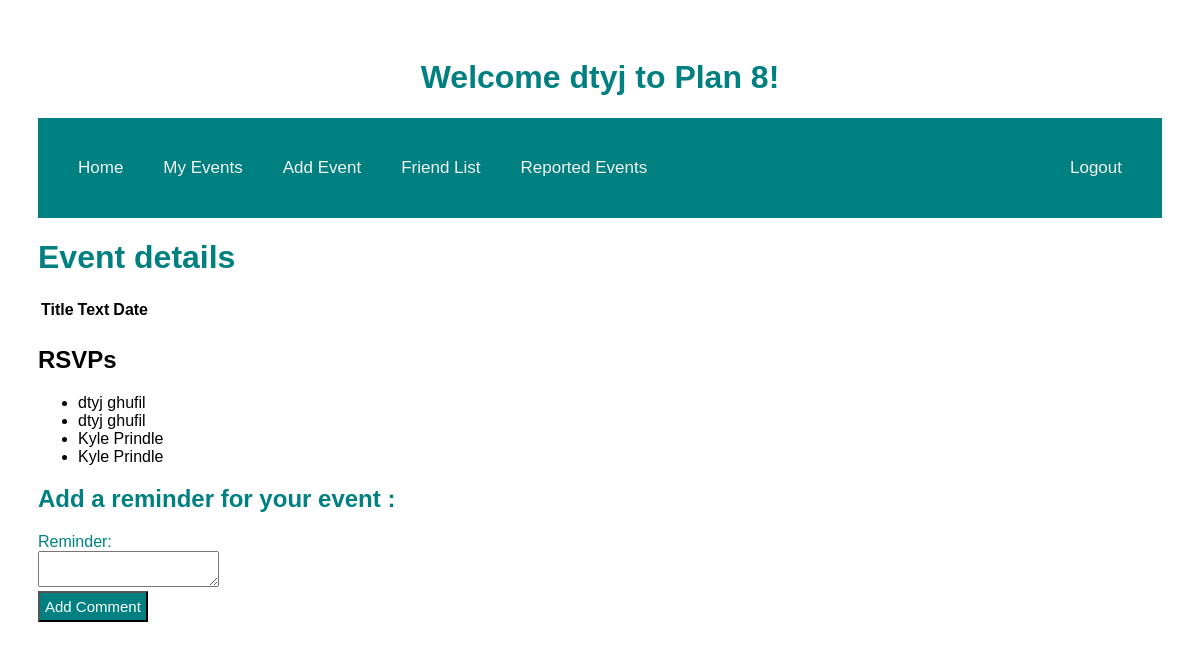
/events/1 (signed in), run on the app's committed database.
### models.py (models this page shows, shortened)
class User(db.Model):
    id = db.Column("id", db.Integer, primary_key=True)
    first_name = db.Column("first_name", db.String(100))
    last_name = db.Column("last_name", db.String(100))
    email = db.Column("email", db.String(100))
    password = db.Column(db.String(255), nullable=False)
    registered_on = db.Column(db.DateTime, nullable=False)
    events = db.relationship("Event", backref="user", lazy=True)
    comments = db.relationship("Comment", backref="user", lazy=True)

class RSVP(db.Model):
    id = db.Column(db.Integer, primary_key=True)
    event_id = db.Column(db.Integer, db.ForeignKey("event.id"), nullable=False)
    user_id = db.Column(db.Integer, db.ForeignKey("user.id"), nullable=False)
    user= db.relationship("User", lazy=True)
    event= db.relationship("Event", lazy=True)

### main.py (the view)
@app.route('/events/<int:event_id>')
def get_event(event_id):
    if session.get('user'):
        my_event = db.session.query(Event).filter_by(id=event_id, user_id=session['user_id']).all()
        form_comment = CommentForm()
        event_rsvps = db.session.query(RSVP).filter_by(event_id=event_id).all()
        form_rsvp = RSVPForm()
        print(event_rsvps)
        return render_template('event.html', event=my_event, user=session['user'], form_comment=form_comment, form_rsvp=form_rsvp, rsvps=event_rsvps )
    else:
        return redirect(url_for('login'))

### forms.py
class CommentForm(FlaskForm):
    class Meta:
        csrf = False
    comment = TextAreaField('Reminder:',validators=[Length(min=1)])
    submit = SubmitField('Add Comment')

class RSVPForm(FlaskForm):
    class Meta:
        csrf = False
    submit = SubmitField('Yes RSVP')

### templates/event.html (shortened to what this page needs)
<!DOCTYPE html>
<html lang="en">
   <head>
       <link rel="stylesheet" href="{{ url_for('static', filename='main.css') }}">
   </head>
   <body>
   <h1 class="middle">Welcome {{user}} to Plan 8!</h1>
   <div class = "topnav">
   <nav>
           <a href="{{ url_for('home')}}" class="left"> Home </a>
           <a href="/events" class="left"> My Events </a>
           <a href="{{url_for('new_event')}}" class="left"> Add Event</a>
           <a href="{{url_for('new_event')}}" class="left"> Friend List</a>
           <a href="{{url_for('get_reports')}}" class="left"> Reported Events </a>
           <a href="{{ url_for('logout')}}" class="right">Logout</a>
       </nav>
       </div>
       <h1>Event details</h1>
       <table>
           <tr>
               <th>Title</th>
               <th>Text</th>
               <th>Date</th>
           </tr>
           <tr>
               <td>{{ event.title }}</td>
               <td>{{ event.text }}</td>
               <td>{{ event.date }}</td>
           </tr>
       </table>
       {% if rsvps %}
 {% if rsvps|length > 0 %}
   <h2>RSVPs</h2>
   <ul>
   {% for rsvp in rsvps %}
     <li>{{ rsvp.user.first_name + " "}}{{rsvp.user.last_name}}</li>
   {% endfor %}
   </ul>
 {% endif %}
{% endif %}
<form action="{{ url_for('new_comment', event_id=event.id) }}" method="post">
 <div class="formwrapper">
   <h2 class="title">Add a reminder for your event :</h2>
   <div class="form-field">
     {{ form_comment.comment.label }} <br/> {{ form_comment.comment }}
   </div>
   {{ form_comment.submit }}
 </div>
</form>
   </body>
</html>

### static/main.css (style rules this page uses)
body { padding: 30px 30px; font-family: Arial, Helvetica, sans-serif; }
h1 { color: teal; }
.right { float: right; }
.left { float: left; }
.topnav { overflow: hidden; background-color: teal; padding: 20px; }
.topnav a { color: #f2f2f2; padding: 20px 20px; text-decoration: none; font-size: 17px; }
.middle { text-align: center; }
.formwrapper { color: teal; }
input[type='submit'] { background-color: teal; color: white; font-size: 15px; padding:5px; font-family: Palatino Linotype, sans-serif; }

### data on the page
User: first_name "dtyj"
RSVP: user "dtyj", user.last_name "ghufil"
RSVP: user "dtyj", user.last_name "ghufil"
RSVP: user "Kyle", user.last_name "Prindle"
RSVP: user "Kyle", user.last_name "Prindle"
